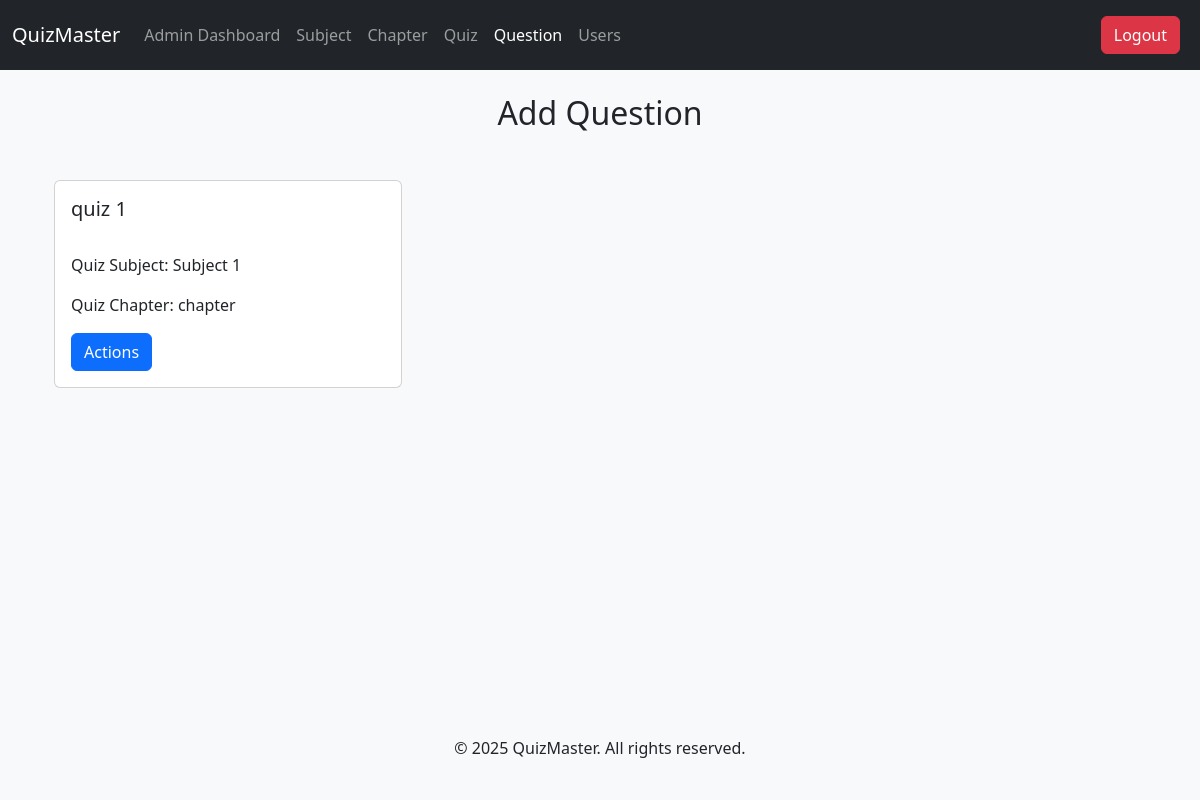
The page /admin/question (signed in) on the database as committed earlier.
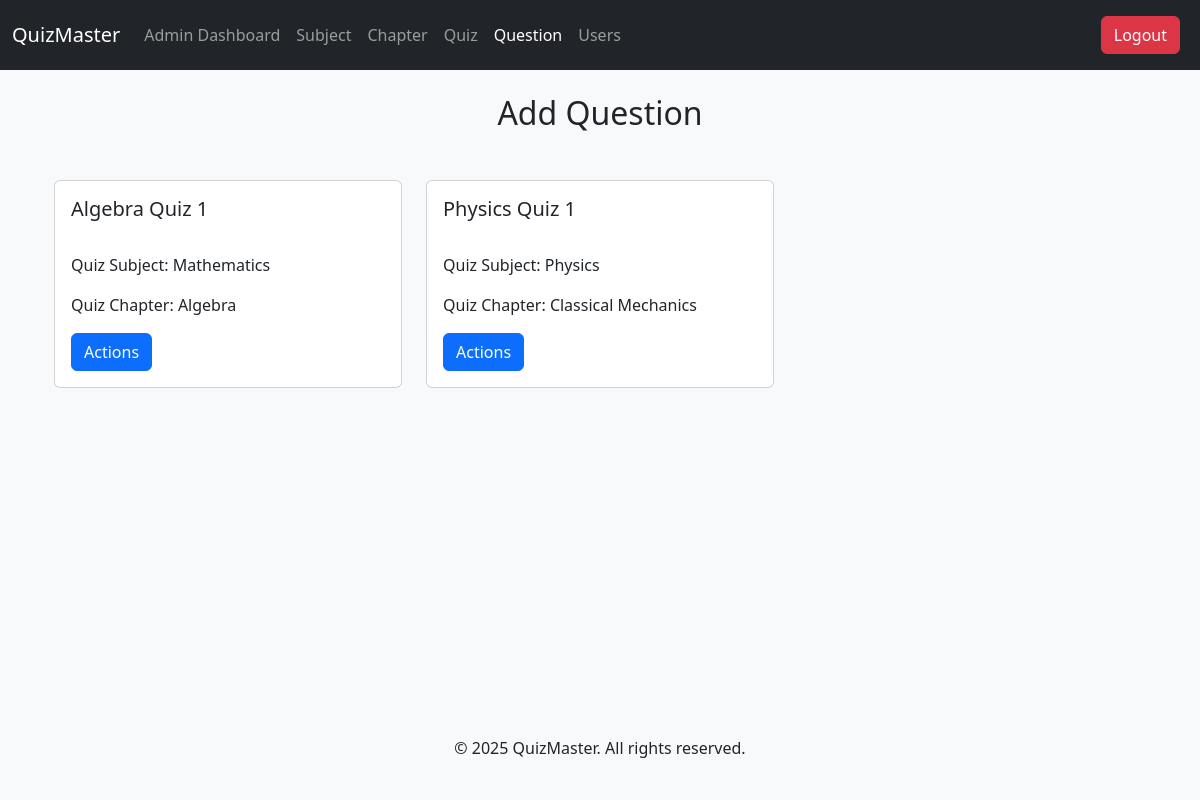
The same page on the database as committed later.
### tables this page shows
CREATE TABLE quizzes (
    id INTEGER PRIMARY KEY AUTOINCREMENT,
    quiz_name TEXT NOT NULL,
    chapter_id INTEGER NOT NULL,
    date_of_quiz DATE NOT NULL,
    time_duration INTEGER NOT NULL,  -- Change to INTEGER to store total minutes
    remarks TEXT,
    FOREIGN KEY (chapter_id) REFERENCES chapters (id) ON DELETE CASCADE
);

CREATE TABLE subjects (
            id INTEGER PRIMARY KEY AUTOINCREMENT,
            name TEXT NOT NULL,
            description TEXT,
            additional_fields TEXT
        );

CREATE TABLE chapters (
            id INTEGER PRIMARY KEY AUTOINCREMENT,
            subject_id INTEGER,
            name TEXT NOT NULL,
            description TEXT,
            additional_fields TEXT,
            FOREIGN KEY (subject_id) REFERENCES subjects (id)
        );

### app.py (the view, shortened to what this page needs)
@app.route('/admin/question', methods=['GET', 'POST'])
@admin_required
def question():
    conn = sqlite3.connect('database.db')
    cursor = conn.cursor()
    cursor.execute("""SELECT
        subjects.name AS subject_name,
        chapters.name AS chapter_name,
        quizzes.id AS quiz_id,
        quizzes.quiz_name,
        quizzes.date_of_quiz,
        quizzes.time_duration,
        quizzes.remarks

    FROM
        quizzes
    JOIN
        chapters ON quizzes.chapter_id = chapters.id
    JOIN
        subjects ON chapters.subject_id = subjects.id;""")
    quizzes = cursor.fetchall()
    conn.close()
    print(quizzes)
    return render_template('question.html', quizzes=quizzes)  # Render the form for adding a question

### app.py (called while the page is built)
@login_manager.user_loader
def load_user(user_id):
    conn = sqlite3.connect('database.db')
    cursor = conn.cursor()
    cursor.execute("SELECT id, username, role FROM users WHERE id=?", (user_id,))
    user = cursor.fetchone()
    conn.close()
    if user:
        return User(user[0], user[1], user[2])
    return None

def admin_required(f):
    @wraps(f)
    def decorated_function(*args, **kwargs):
        if 'role' not in session or session['role'] != 'admin':
            return redirect(url_for('home'))  # Redirect to home if not admin
        return f(*args, **kwargs)
    return decorated_function

### templates/question.html (shortened to what this page needs)
{% extends "base.html" %}
{% block content %}
<div class="container">
    <h2 class="text-center">Add Question</h2>
    <div class="row row-cols-1 row-cols-md-3 g-4 mt-4">
        {% for quiz in quizzes %}
        <div class="col">
            <div class="card">
                <div class="card-body">
                    <h5 class="card-title">{{ quiz[3] }}</h5>
                    <br>
                    <p class="card-text">Quiz Subject: {{ quiz[0] }}</p>
                    <p class="card-text">Quiz Chapter: {{ quiz[1] }}</p>
                    <form method="GET" action="/admin/question_add">
                        <button class="btn btn-primary">Actions</button>
                    </form>
                </div>
            </div>
        </div>
        {% endfor %}
    </div>
</div>
{% endblock %}

Rows that differ between the two databases and show on the page:
changed quizzes: quiz_name "quiz 1" → "Algebra Quiz 1"; name "Subject 1" → "Mathematics"; name "chapter" → "Algebra"
added quizzes: quiz_name "Physics Quiz 1", name "Physics", name "Classical Mechanics"
